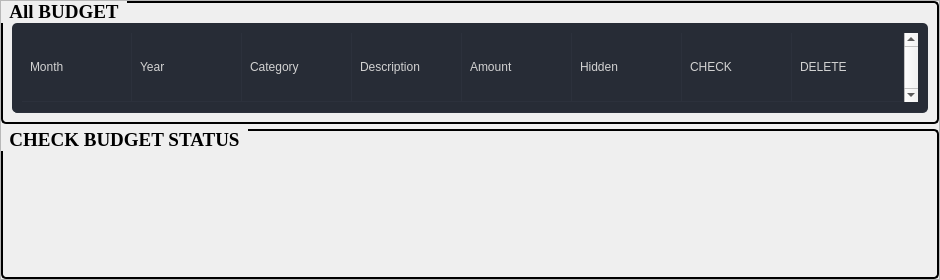
                  <widget class="QFrame" name="frame_64">
                   <property name="frameShape">
                    <enum>QFrame::StyledPanel</enum>
                   </property>
                   <property name="frameShadow">
                    <enum>QFrame::Raised</enum>
                   </property>
                   <layout class="QVBoxLayout" name="verticalLayout_80">
                    <property name="spacing">
                     <number>5</number>
                    </property>
                    <property name="leftMargin">
                     <number>0</number>
                    </property>
                    <property name="topMargin">
                     <number>0</number>
                    </property>
                    <property name="rightMargin">
                     <number>0</number>
                    </property>
                    <property name="bottomMargin">
                     <number>0</number>
                    </property>
                    <item>
                     <widget class="QGroupBox" name="groupBox_4">
                      <property name="font">
                       <font>
                        <family>Georgia</family>
                        <pointsize>14</pointsize>
                        <weight>75</weight>
                        <bold>true</bold>
                       </font>
                      </property>
                      <property name="styleSheet">
                       <string notr="true">QGroupBox{
border:2px solid black;
border-radius:5px;
margin-top: 1ex;
}
QGroupBox::title{
subcontrol-origin: margin;
subcontrol-position:top left;
padding:0 6px;}</string>
                      </property>
                      <property name="title">
                       <string>All BUDGET</string>
                      </property>
                      <layout class="QVBoxLayout" name="verticalLayout_78">
                       <property name="topMargin">
                        <number>20</number>
                       </property>
                       <item>
                        <widget class="QTableWidget" name="tableWidget_4">
                         <property name="sizePolicy">
                          <sizepolicy hsizetype="Expanding" vsizetype="Expanding">
                           <horstretch>0</horstretch>
                           <verstretch>0</verstretch>
                          </sizepolicy>
                         </property>
                         <property name="palette">
                          <palette>
                           <active>
                            <colorrole role="WindowText">
                             <brush brushstyle="SolidPattern">
                              <color alpha="255">
                               <red>210</red>
                               <green>210</green>
                               <blue>210</blue>
                              </color>
                             </brush>
                            </colorrole>
                            <colorrole role="Button">
                             <brush brushstyle="SolidPattern">
                              <color alpha="255">
                               <red>39</red>
                               <green>44</green>
                               <blue>54</blue>
                              </color>
                             </brush>
                            </colorrole>
                            <colorrole role="Text">
                             <brush brushstyle="SolidPattern">
                              <color alpha="255">
                               <red>210</red>
                               <green>210</green>
                               <blue>210</blue>
                              </color>
                             </brush>
                            </colorrole>
                            <colorrole role="ButtonText">
                             <brush brushstyle="SolidPattern">
                              <color alpha="255">
                               <red>210</red>
                               <green>210</green>
                               <blue>210</blue>
                              </color>
                             </brush>
                            </colorrole>
                            <colorrole role="Base">
                             <brush brushstyle="SolidPattern">
                              <color alpha="255">
                               <red>39</red>
                               <green>44</green>
                               <blue>54</blue>
                              </color>
                             </brush>
                            </colorrole>
                            <colorrole role="Window">
                             <brush brushstyle="SolidPattern">
                              <color alpha="255">
                               <red>39</red>
                               <green>44</green>
                               <blue>54</blue>
                              </color>
                             </brush>
                            </colorrole>
                           </active>
                           <inactive>
                            <colorrole role="WindowText">
                             <brush brushstyle="SolidPattern">
                              <color alpha="255">
                               <red>210</red>
                               <green>210</green>
                               <blue>210</blue>
                              </color>
                             </brush>
                            </colorrole>
                            <colorrole role="Button">
                             <brush brushstyle="SolidPattern">
                              <color alpha="255">
                               <red>39</red>
                               <green>44</green>
                               <blue>54</blue>
                              </color>
                             </brush>
                            </colorrole>
                            <colorrole role="Text">
                             <brush brushstyle="SolidPattern">
                              <color alpha="255">
                               <red>210</red>
                               <green>210</green>
                               <blue>210</blue>
                              </color>
                             </brush>
                            </colorrole>
                            <colorrole role="ButtonText">
                             <brush brushstyle="SolidPattern">
                              <color alpha="255">
                               <red>210</red>
                               <green>210</green>
                               <blue>210</blue>
                              </color>
                             </brush>
                            </colorrole>
                            <colorrole role="Base">
                             <brush brushstyle="SolidPattern">
                              <color alpha="255">
                               <red>39</red>
                               <green>44</green>
                               <blue>54</blue>
                              </color>
                             </brush>
                            </colorrole>
                            <colorrole role="Window">
                             <brush brushstyle="SolidPattern">
                              <color alpha="255">
                               <red>39</red>
                               <green>44</green>
                               <blue>54</blue>
                              </color>
                             </brush>
                            </colorrole>
                           </inactive>
                           <disabled>
                            <colorrole role="WindowText">
                             <brush brushstyle="SolidPattern">
                              <color alpha="255">
                               <red>210</red>
                               <green>210</green>
                               <blue>210</blue>
                              </color>
                             </brush>
                            </colorrole>
                            <colorrole role="Button">
                             <brush brushstyle="SolidPattern">
                              <color alpha="255">
                               <red>39</red>
                               <green>44</green>
                               <blue>54</blue>
                              </color>
                             </brush>
                            </colorrole>
                            <colorrole role="Text">
                             <brush brushstyle="SolidPattern">
                              <color alpha="255">
                               <red>210</red>
                               <green>210</green>
                               <blue>210</blue>
                              </color>
                             </brush>
                            </colorrole>
                            <colorrole role="ButtonText">
                             <brush brushstyle="SolidPattern">
                              <color alpha="255">
                               <red>210</red>
                               <green>210</green>
                               <blue>210</blue>
                              </color>
                             </brush>
                            </colorrole>
                            <colorrole role="Base">
                             <brush brushstyle="SolidPattern">
                              <color alpha="255">
                               <red>39</red>
                               <green>44</green>
                               <blue>54</blue>
                              </color>
                             </brush>
                            </colorrole>
                            <colorrole role="Window">
                             <brush brushstyle="SolidPattern">
                              <color alpha="255">
                               <red>39</red>
                               <green>44</green>
                               <blue>54</blue>
                              </color>
                             </brush>
                            </colorrole>
                           </disabled>
                          </palette>
                         </property>
                         <property name="styleSheet">
                          <string notr="true">QTableWidget {	
	background-color: rgb(39, 44, 54);
	padding: 10px;
	border-radius: 5px;
	gridline-color: rgb(44, 49, 60);
	border-bottom: 1px solid rgb(44, 49, 60);
}
QTableWidget::item{
	border-color: rgb(44, 49, 60);
	padding-left: 5px;
	padding-right: 5px;
	gridline-color: rgb(44, 49, 60);
}
QTableWidget::item:selected{
	background-color: rgb(85, 170, 255);
}
 QScrollBar:vertical {
	border: none;
    background: rgb(55, 34, 92);
    width: 10px;
    margin: 15px 0 15px 0;
	border-radius: 0px;
 }

/*  HANDLE BAR VERTICAL */
QScrollBar::handle:vertical {	
	background-color: rgb(155, 30, 178);
	min-height: 30px;
	border-radius: 7px;
}
QScrollBar::handle:vertical:pressed {	
	background-color: rgb(155, 30, 178);
}

/* BTN TOP - SCROLLBAR */
QScrollBar::sub-line:vertical {
	border: none;
	background-color: rgb(2, 21, 124);
	height: 15px;
	border-top-left-radius: 7px;
	border-top-right-radius: 7px;
	subcontrol-position: top;
	subcontrol-origin: margin;
}

/* BTN BOTTOM - SCROLLBAR */
QScrollBar::add-line:vertical {
	border: none;
	background-color: rgb(2, 21, 124);
	height: 15px;
	border-bottom-left-radius: 7px;
	border-bottom-right-radius: 7px;
	subcontrol-position: bottom;
	subcontrol-origin: margin;
}

/*horizontal*/
QScrollBar:horizontal {
            border: none;
            background: rgb(55, 34, 92);
            height: 10px;
            margin: 0px 26px 0 26px;
        }

        QScrollBar::handle:horizontal {
            background-color: rgb(155, 30, 178);
            min-width: 10px;
        }

        QScrollBar::add-line:horizontal {
            background: none;
            width: 26px;
            subcontrol-position: right;
            subcontrol-origin: margin;
            
        }

        QScrollBar::sub-line:horizontal {
            background: none;
            width: 26px;
            subcontrol-position: top left;
            subcontrol-origin: margin;
            position: absolute;
        }

        QScrollBar:left-arrow:horizontal, QScrollBar::right-arrow:horizontal {
            width: 26px;
            height: 10px;
            background-color: rgb(2, 21, 124);
        }

        QScrollBar::add-page:horizontal, QScrollBar::sub-page:horizontal {
            background: none;
        }






</string>
                         </property>
                         <property name="frameShape">
                          <enum>QFrame::NoFrame</enum>
                         </property>
                         <property name="verticalScrollBarPolicy">
                          <enum>Qt::ScrollBarAlwaysOn</enum>
                         </property>
                         <property name="sizeAdjustPolicy">
                          <enum>QAbstractScrollArea::AdjustToContents</enum>
                         </property>
                         <property name="editTriggers">
                          <set>QAbstractItemView::NoEditTriggers</set>
                         </property>
                         <property name="alternatingRowColors">
                          <bool>false</bool>
                         </property>
                         <property name="selectionMode">
                          <enum>QAbstractItemView::SingleSelection</enum>
                         </property>
                         <property name="selectionBehavior">
                          <enum>QAbstractItemView::SelectRows</enum>
                         </property>
                         <property name="showGrid">
                          <bool>true</bool>
                         </property>
                         <property name="gridStyle">
                          <enum>Qt::SolidLine</enum>
                         </property>
                         <property name="sortingEnabled">
                          <bool>false</bool>
                         </property>
                         <property name="wordWrap">
                          <bool>true</bool>
                         </property>
                         <property name="columnCount">
                          <number>8</number>
                         </property>
                         <attribute name="horizontalHeaderVisible">
                          <bool>false</bool>
                         </attribute>
                         <attribute name="horizontalHeaderCascadingSectionResizes">
                          <bool>true</bool>
                         </attribute>
                         <attribute name="horizontalHeaderDefaultSectionSize">
                          <number>110</number>
                         </attribute>
                         <attribute name="horizontalHeaderStretchLastSection">
                          <bool>true</bool>
                         </attribute>
                         <attribute name="verticalHeaderVisible">
                          <bool>false</bool>
                         </attribute>
                         <attribute name="verticalHeaderCascadingSectionResizes">
                          <bool>false</bool>
                         </attribute>
                         <attribute name="verticalHeaderHighlightSections">
                          <bool>false</bool>
                         </attribute>
                         <attribute name="verticalHeaderStretchLastSection">
                          <bool>true</bool>
                         </attribute>
                         <row>
                          <property name="text">
                           <string>New Row</string>
                          </property>
                          <property name="font">
                           <font>
                            <family>Segoe UI</family>
                           </font>
                          </property>
                         </row>
                         <column>
                          <property name="text">
                           <string>0</string>
                          </property>
                         </column>
                         <column>
                          <property name="text">
                           <string>1</string>
                          </property>
                         </column>
                         <column>
                          <property name="text">
                           <string>2</string>
                          </property>
                         </column>
                         <column>
                          <property name="text">
                           <string>3</string>
                          </property>
                         </column>
                         <column>
                          <property name="text">
                           <string>4</string>
                          </property>
                         </column>
                         <column>
                          <property name="text">
                           <string>5</string>
                          </property>
                         </column>
                         <column>
                          <property name="text">
                           <string>6</string>
                          </property>
                         </column>
                         <column>
                          <property name="text">
                           <string>7</string>
                          </property>
                         </column>
                         <item row="0" column="0">
                          <property name="text">
                           <string>Month</string>
                          </property>
                         </item>
                         <item row="0" column="1">
                          <property name="text">
                           <string>Year</string>
                          </property>
                         </item>
                         <item row="0" column="2">
                          <property name="text">
                           <string>Category</string>
                          </property>
                         </item>
                         <item row="0" column="3">
                          <property name="text">
                           <string>Description</string>
                          </property>
                         </item>
                         <item row="0" column="4">
                          <property name="text">
                           <string>Amount</string>
                          </property>
                         </item>
                         <item row="0" column="5">
                          <property name="text">
                           <string>Hidden</string>
                          </property>
                         </item>
                         <item row="0" column="6">
                          <property name="text">
                           <string>CHECK</string>
                          </property>
                         </item>
                         <item row="0" column="7">
                          <property name="text">
                           <string>DELETE</string>
                          </property>
                         </item>
                        </widget>
                       </item>
                      </layout>
                     </widget>
                    </item>
                    <item>
                     <widget class="QGroupBox" name="groupBox_5">
                      <property name="minimumSize">
                       <size>
                        <width>0</width>
                        <height>150</height>
                       </size>
                      </property>
                      <property name="font">
                       <font>
                        <family>Georgia</family>
                        <pointsize>14</pointsize>
                        <weight>75</weight>
                        <bold>true</bold>
                       </font>
                      </property>
                      <property name="styleSheet">
                       <string notr="true">QGroupBox{
border:2px solid black;
border-radius:5px;
margin-top: 1ex;
}
QGroupBox::title{
subcontrol-origin: margin;
subcontrol-position:top left;
padding:0 6px;}</string>
                      </property>
                      <property name="title">
                       <string>CHECK BUDGET STATUS</string>
                      </property>
                      <layout class="QVBoxLayout" name="verticalLayout_79">
                       <property name="topMargin">
                        <number>20</number>
                       </property>
                       <item>
                        <widget class="QLabel" name="label">
                         <property name="styleSheet">
                          <string notr="true">font: 75 11pt &quot;Gadugi&quot;;</string>
                         </property>
                         <property name="text">
                          <string/>
                         </property>
                        </widget>
                       </item>
                       <item>
                        <widget class="QLabel" name="label_60">
                         <property name="styleSheet">
                          <string notr="true">font: 75 11pt &quot;Gadugi&quot;;</string>
                         </property>
                         <property name="text">
                          <string/>
                         </property>
                        </widget>
                       </item>
                       <item>
                        <widget class="QLabel" name="label_61">
                         <property name="styleSheet">
                          <string notr="true">font: 75 11pt &quot;Gadugi&quot;;</string>
                         </property>
                         <property name="text">
                          <string/>
                         </property>
                        </widget>
                       </item>
                      </layout>
                     </widget>
                    </item>
                   </layout>
                  </widget>
